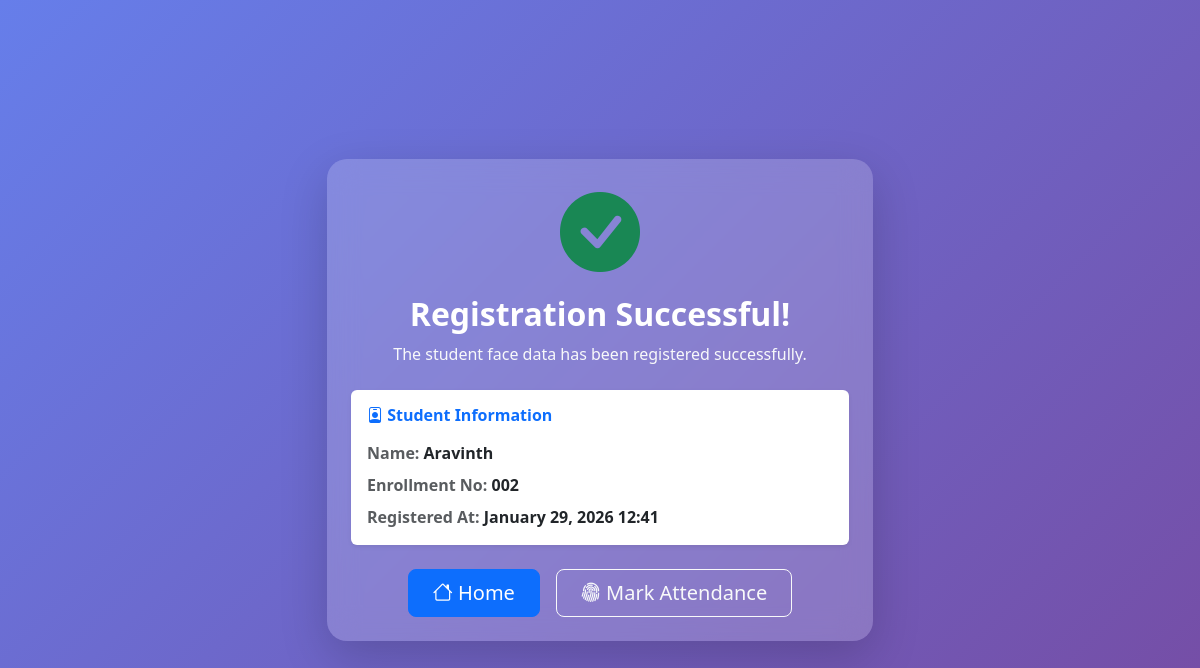
/registration-success/12/, run on the app's committed database.
### app/models.py (models this page shows, shortened)
class Student(models.Model):
    name = models.CharField(max_length=100)
    enrollment_number = models.CharField(max_length=20, unique=True)
    face_encoding = models.TextField()
    registered_at = models.DateTimeField(auto_now_add=True, null=True, blank=True)
    is_active = models.BooleanField(default=True)
    class Meta:
        ordering = ['name']

### app/views.py (the view)
# urls.py: path('registration-success/<int:student_id>/', registration_success, name='registration_success'),
def registration_success(request, student_id):
    try:
        student = Student.objects.get(id=student_id)
        return render(request, 'registration_success.html', {'student': student})
    except Student.DoesNotExist:
        return redirect('register')

### app/templates/registration_success.html (shortened to what this page needs)
<!DOCTYPE html>
<html lang="en">
<head>
    <link href="https://cdn.jsdelivr.net/npm/bootstrap@5.3.2/dist/css/bootstrap.min.css" rel="stylesheet">
    <link href="https://cdn.jsdelivr.net/npm/bootstrap-icons/font/bootstrap-icons.css" rel="stylesheet">
</head>
<body class="d-flex align-items-center justify-content-center">
    <div class="container">
        <div class="row justify-content-center">
            <div class="col-md-7 col-lg-6">
                <div class="card glass-card shadow-lg border-0 text-center p-4">
                    <div class="mb-3">
                        <i class="bi bi-check-circle-fill text-success display-1"></i>
                    </div>
                    <h2 class="fw-bold text-white mb-2">
                        Registration Successful!
                    </h2>
                    <p class="text-light mb-4">
                        The student face data has been registered successfully.
                    </p>
                    <div class="card border-0 shadow-sm mb-4">
                        <div class="card-body text-start">
                            <h6 class="fw-bold text-primary mb-3">
                                <i class="bi bi-person-badge"></i> Student Information
                            </h6>
                            <p class="mb-2">
                                <span class="fw-semibold text-muted">Name:</span>
                                <span class="fw-bold">{{ student.name }}</span>
                            </p>
                            <p class="mb-2">
                                <span class="fw-semibold text-muted">Enrollment No:</span>
                                <span class="fw-bold">{{ student.enrollment_number }}</span>
                            </p>
                            <p class="mb-0">
                                <span class="fw-semibold text-muted">Registered At:</span>
                                <span class="fw-bold">
                                    {{ student.registered_at|date:"F d, Y H:i" }}
                                </span>
                            </p>
                        </div>
                    </div>
                    <div class="d-flex justify-content-center gap-3 flex-wrap">
                        <a href="{% url 'home' %}" class="btn btn-primary btn-lg px-4">
                            <i class="bi bi-house"></i> Home
                        </a>
                        <a href="{% url 'attendance' %}" class="btn btn-outline-light btn-lg px-4">
                            <i class="bi bi-fingerprint"></i> Mark Attendance
                        </a>
                    </div>
                </div>
            </div>
        </div>
    </div>
</body>
</html>

### app/templates/registration_success.html (style rules this page uses)
body { min-height: 100vh; background: linear-gradient(135deg, #667eea, #764ba2); }
.glass-card { background: rgba(255, 255, 255, 0.18); backdrop-filter: blur(15px); border-radius: 20px; }

### data on the page
Student: name "Aravinth", enrollment_number "002", registered_at "January 29, 2026 12:41"
